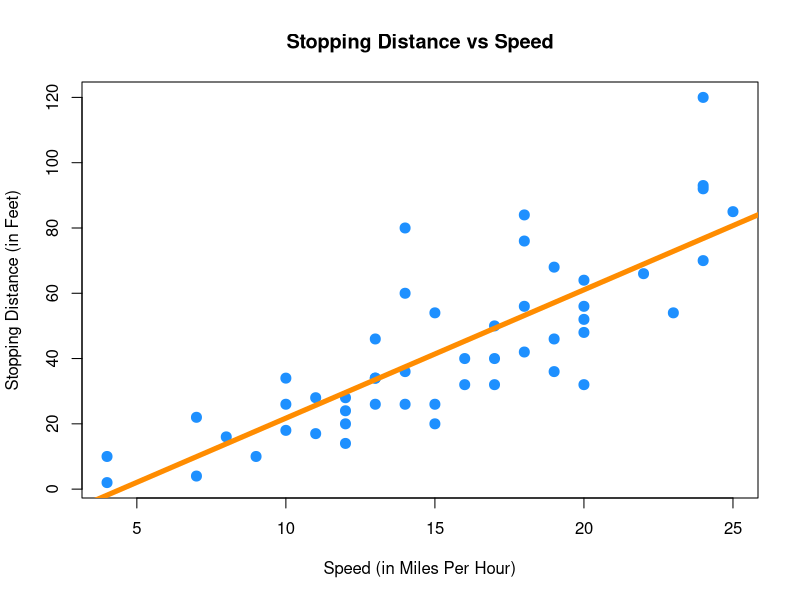
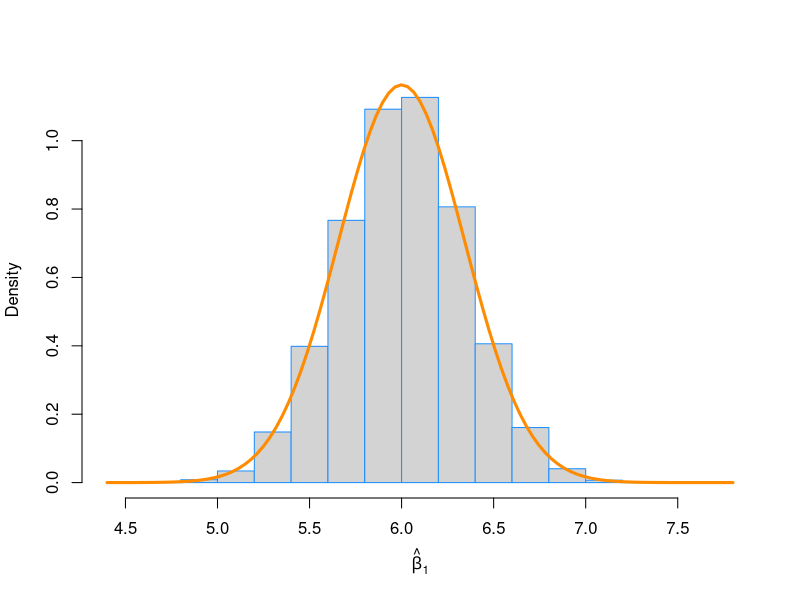
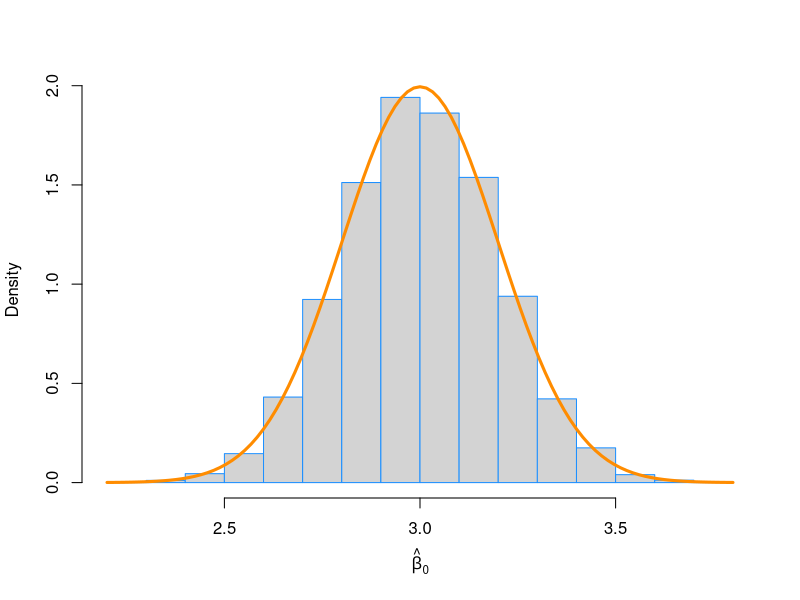
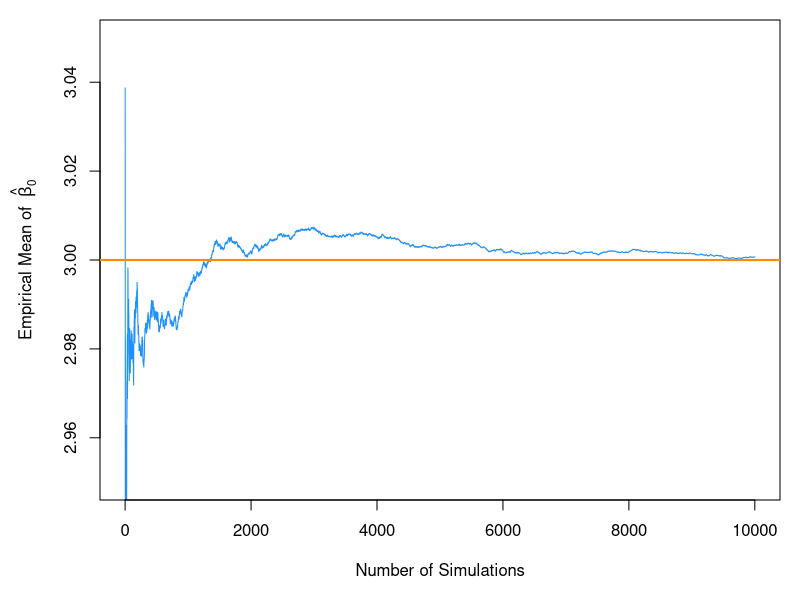
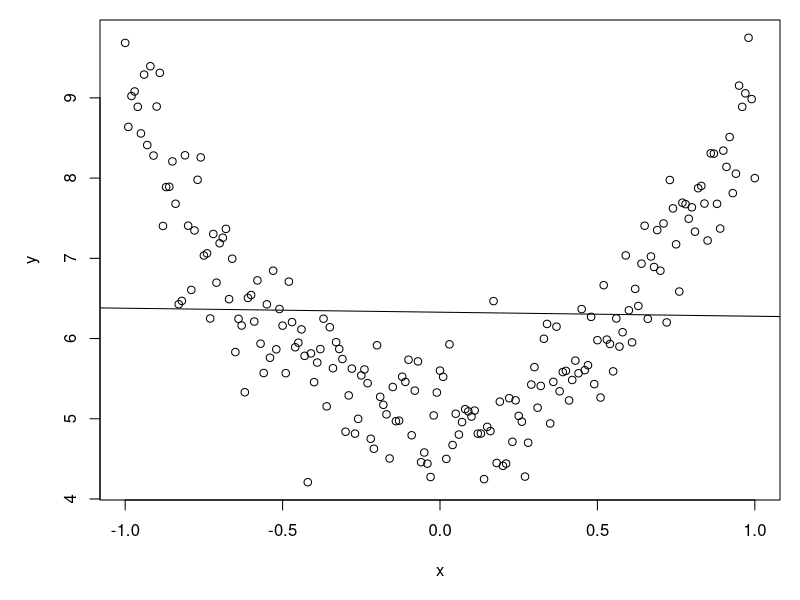
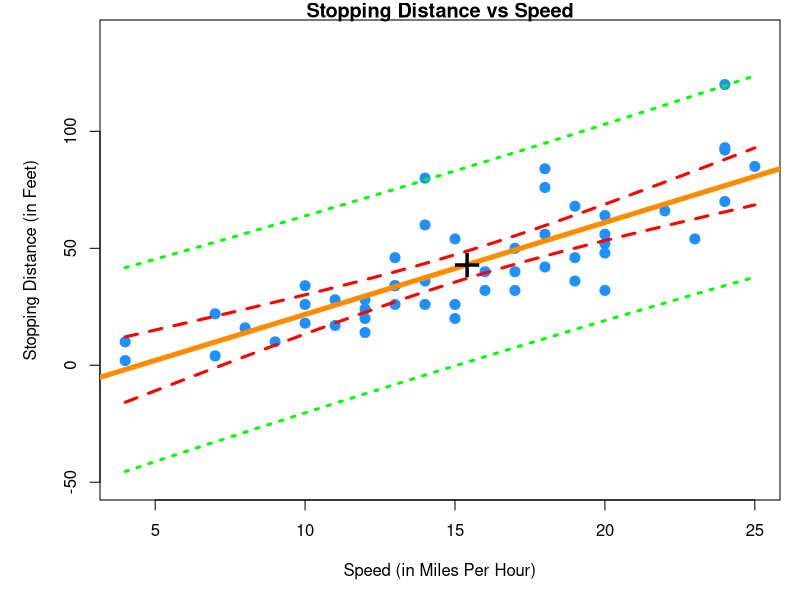

Here is the R script that generated these plots, in order:
## ---- chunk 1
stop_dist_model = lm(dist ~ speed, data = cars)
summary(stop_dist_model)
## ---- chunk 2
plot(dist ~ speed, data = cars,
     xlab = "Speed (in Miles Per Hour)",
     ylab = "Stopping Distance (in Feet)",
     main = "Stopping Distance vs Speed",
     pch  = 20,
     cex  = 2,
     col  = "dodgerblue")
abline(stop_dist_model, lwd = 5, col = "darkorange")
## ---- chunk 3
set.seed(112358)
sample_size = 100 # this is n
x = seq(-1, 1, length = sample_size)
Sxx = sum((x - mean(x)) ^ 2)
## ---- chunk 4
beta_0 = 3
beta_1 = 6
sigma  = 2
## ---- chunk 5
(var_beta_1_hat = sigma ^ 2 / Sxx)
(var_beta_0_hat = sigma ^ 2 * (1 / sample_size + mean(x) ^ 2 / Sxx))
## ---- chunk 6
num_samples = 10000
beta_0_hats = rep(0, num_samples)
beta_1_hats = rep(0, num_samples)

for(i in 1:num_samples) {
  eps = rnorm(sample_size, mean = 0, sd = sigma)
  y   = beta_0 + beta_1 * x + eps
  
  sim_model = lm(y ~ x)
  
  beta_0_hats[i] = coef(sim_model)[1]
  beta_1_hats[i] = coef(sim_model)[2]
}
## ---- chunk 7
mean(beta_1_hats) # empirical mean
beta_1            # true mean
var(beta_1_hats)  # empirical variance
var_beta_1_hat    # true variance
## ---- chunk 8
# note need to use prob = TRUE
hist(beta_1_hats, prob = TRUE, breaks = 20, 
     xlab = expression(hat(beta)[1]), main = "", border = "dodgerblue")
curve(dnorm(x, mean = beta_1, sd = sqrt(var_beta_1_hat)), 
      col = "darkorange", add = TRUE, lwd = 3)
## ---- chunk 9
mean(beta_0_hats) # empirical mean
beta_0            # true mean
var(beta_0_hats)  # empirical variance
var_beta_0_hat    # true variance
## ---- chunk 10
hist(beta_0_hats, prob = TRUE, breaks = 20, 
     xlab = expression(hat(beta)[0]), main = "", border = "dodgerblue")
curve(dnorm(x, mean = beta_0, sd = sqrt(var_beta_0_hat)),
      col = "darkorange", add = TRUE, lwd = 3)
## ---- chunk 11
par(mar = c(5, 5, 1, 1)) # adjusted plot margins, otherwise the "hat" does not display
plot(cumsum(beta_0_hats) / (1:length(beta_0_hats)), type = "l", ylim = c(2.95, 3.05),
     xlab = "Number of Simulations",
     ylab = expression("Empirical Mean of " ~ hat(beta)[0]),
     col  = "dodgerblue")
abline(h = 3, col = "darkorange", lwd = 2)
## ---- chunk 12
stop_dist_model = lm(dist ~ speed, data = cars)
summary(stop_dist_model)
## ---- chunk 13
names(summary(stop_dist_model))
summary(stop_dist_model)$coefficients
## ---- chunk 14
summary(stop_dist_model)$coefficients[2,]
## ---- chunk 15
summary(stop_dist_model)$coefficients[1,]
## ---- chunk 16
stop_dist_model_test_info = summary(stop_dist_model)$coefficients

beta_0_hat      = stop_dist_model_test_info[1,1] # Estimate
beta_0_hat_se   = stop_dist_model_test_info[1,2] # Std. Error
beta_0_hat_t    = stop_dist_model_test_info[1,3] # t value
beta_0_hat_pval = stop_dist_model_test_info[1,4] # Pr(>|t|)

beta_1_hat      = stop_dist_model_test_info[2,1] # Estimate
beta_1_hat_se   = stop_dist_model_test_info[2,2] # Std. Error
beta_1_hat_t    = stop_dist_model_test_info[2,3] # t value
beta_1_hat_pval = stop_dist_model_test_info[2,4] # Pr(>|t|)
## ---- chunk 17
(beta_1_hat - 0) / beta_1_hat_se
beta_1_hat_t
## ---- chunk 18
2 * pt(abs(beta_1_hat_t), df = length(resid(stop_dist_model)) - 2, lower.tail = FALSE)
beta_1_hat_pval
## ---- chunk 19
set.seed(42)
x = seq(-1, 1, 0.01)
y = 5 + 4 * x ^ 2 + rnorm(length(x), 0, 0.5)
plot(x, y)
abline(lm(y ~ x))
#summary(lm(y ~ x))$coef[2,4]
## ---- chunk 20
confint(stop_dist_model, level = 0.99)
## ---- chunk 21
new_speeds = data.frame(speed = c(5, 21))
predict(stop_dist_model, newdata = new_speeds, 
        interval = c("confidence"), level = 0.99)
## ---- chunk 22
predict(stop_dist_model, newdata = new_speeds, 
        interval = c("prediction"), level = 0.99)
## ---- chunk 23
speed_grid = seq(min(cars$speed), max(cars$speed), by = 0.01)
dist_ci_band = predict(stop_dist_model, 
                           newdata = data.frame(speed = speed_grid), 
                           interval = "confidence", level = 0.99)
dist_pi_band = predict(stop_dist_model, 
                           newdata = data.frame(speed = speed_grid), 
                           interval = "prediction", level = 0.99) 

plot(dist ~ speed, data = cars,
     xlab = "Speed (in Miles Per Hour)",
     ylab = "Stopping Distance (in Feet)",
     main = "Stopping Distance vs Speed",
     pch  = 20,
     cex  = 2,
     col  = "dodgerblue",
     ylim = c(-50, 140))
abline(stop_dist_model, lwd = 5, col = "darkorange")

lines(speed_grid, dist_ci_band[,"lwr"], col = "red", lwd = 3, lty = 2)
lines(speed_grid, dist_ci_band[,"upr"], col = "red", lwd = 3, lty = 2)
lines(speed_grid, dist_pi_band[,"lwr"], col = "green", lwd = 3, lty = 3)
lines(speed_grid, dist_pi_band[,"upr"], col = "green", lwd = 3, lty = 3)
points(mean(cars$speed), mean(cars$dist), pch = "+", cex = 3)
## ---- chunk 24
summary(stop_dist_model)
## ---- chunk 25
anova(stop_dist_model)
## ---- chunk 26
anova(lm(dist ~ 1, data = cars), lm(dist ~ speed, data = cars))
